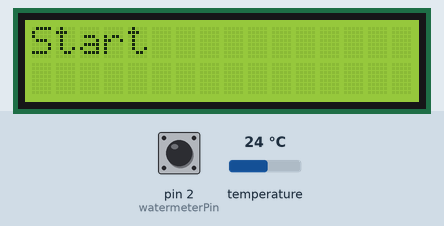
This program was run on a simulated Arduino Uno, built with avr-gcc and run on an emulated ATmega328P. On the bench: 16×2 character LCD. The inputs (shaded band) are chosen by the test bench; at power-on: temperature 24 °C, pin 2 (watermeterPin) HIGH. What the program prints to the serial monitor is not drawn.

Above: at 1.2 s.
1.3 s: temperature set to 12 °C
At 3.8 s:
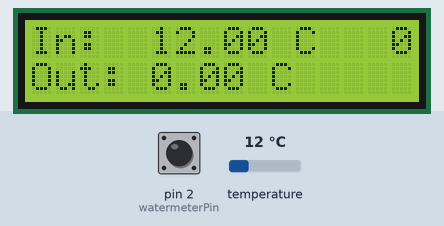
4.1 s: temperature set to 19 °C
At 5.5 s:
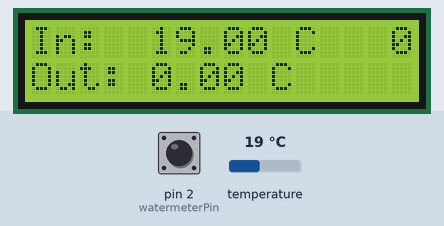
6.6 s: temperature set to 28 °C
At 8.4 s:
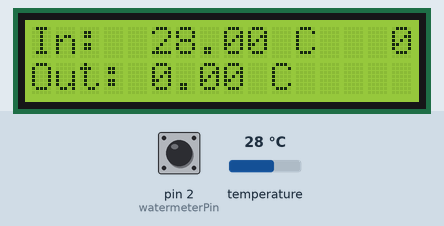
Timing chart, 0 to 9.9 s (numbered marks = the images above; inputs shaded):
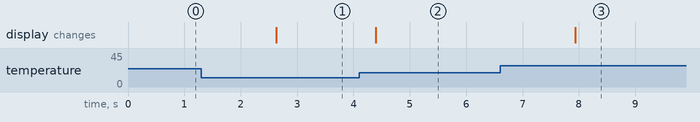

Measured:
- after the input at 1.3 s, the display: changes after 1.3 s (image 1)
- after the input at 4.1 s, the display: changes after 0.30 s (image 2)
- after the input at 6.6 s, the display: changes after 1.3 s (image 3)

The program:

main.cpp
```cpp
#include <Arduino.h>  // Лобавляем необходимую библиотеку
#include <LiquidCrystal.h>  // Лобавляем необходимую библиотеку
#include <OneWire.h>
#include <DallasTemperature.h>


const int watermeterPin = 2;

volatile int  pulse_frequency;
unsigned int  literpermin;
unsigned long currentTime, loopTime;
byte sensorInterrupt = 0;


void getFlow ()
{
    pulse_frequency++;
}


LiquidCrystal lcd(7, 6, 5, 4, 3, 8); // (RS, E, DB4, DB5, DB6, DB7)

// сигнальный провод датчика
#define ONE_WIRE_BUS 9

// создаём объект для работы с библиотекой OneWire
OneWire oneWire(ONE_WIRE_BUS);
// создадим объект для работы с библиотекой DallasTemperature
DallasTemperature sensors(&oneWire);
// создаём указатель массив для хранения адресов датчиков
DeviceAddress *sensorsUnique;
// количество датчиков на шине
int countSensors;

// функция вывода адреса датчика
void printAddress(DeviceAddress deviceAddress){
    for (uint8_t i = 0; i < 8; i++){
        if (deviceAddress[i] < 16) Serial.print("0");
        Serial.print(deviceAddress[i], HEX);
    }
}

void setup(){
    pinMode(watermeterPin, INPUT);
    attachInterrupt(sensorInterrupt, getFlow, FALLING);


    lcd.begin(16, 2);                  // Задаем размерность экрана

    lcd.flush();
    lcd.setCursor(0, 0);              // Устанавливаем курсор в начало 1 строки
    lcd.print("Start");       // Выводим текст
    lcd.setCursor(0, 1);              // Устанавливаем курсор в начало 2 строки
    // lcd.print("(8===0)");         // Выводим текст
    // инициализируем работу Serial-порта
    Serial.begin(9600);
    // ожидаем открытия Serial-порта
    while(!Serial);
    // начинаем работу с датчиком
    sensors.begin();
    // выполняем поиск устройств на шине
    countSensors = sensors.getDeviceCount();
    Serial.print("Found sensors: ");
    Serial.println(countSensors);
    // выделяем память в динамическом массиве под количество обнаруженных сенсоров
    sensorsUnique = new DeviceAddress[countSensors];

    // определяем в каком режиме питания подключены сенсоры
    if (sensors.isParasitePowerMode()) {
        Serial.println("Mode power is Parasite");
    } else {
        Serial.println("Mode power is Normal");
    }

    // делаем запрос на получение адресов датчиков
    for (int i = 0; i < countSensors; i++) {
        sensors.getAddress(sensorsUnique[i], i);
    }
    // выводим полученные адреса
    for (int i = 0; i < countSensors; i++) {
        Serial.print("Device ");
        Serial.print(i);
        Serial.print(" Address: ");
        printAddress(sensorsUnique[i]);
        Serial.println();
    }
    Serial.println();
    // устанавливаем разрешение всех датчиков в 12 бит
    for (int i = 0; i < countSensors; i++) {
        sensors.setResolution(sensorsUnique[i], 12);
    }

    currentTime = millis();
    loopTime = currentTime;

}

void loop(){
    // переменная для хранения температуры
    float temperature[10];
    // отправляем запрос на измерение температуры всех сенсоров
    sensors.requestTemperatures();
    // считываем данные из регистра каждого датчика по очереди
    for (int i = 0; i < countSensors; i++) {
        temperature[i] = sensors.getTempCByIndex(i);
    }


    // Serial.print("Temp C: ");
    // Serial.println(temperature);
    // ждём одну секунду
    // выводим температуру в Serial-порт по каждому датчику
    for (int i = 0; i < countSensors; i++) {
        Serial.print("Device ");
        Serial.print(i);
        Serial.print(" Temp C: ");
        Serial.print(temperature[i]);
        Serial.println();
    }
    Serial.println();
    currentTime = millis();
    if(currentTime >= (loopTime + 1000))
    {


        loopTime = currentTime;
        literpermin = (pulse_frequency / 7.5);
        pulse_frequency = 0;
        // Serial.print(literperhour, DEC);
        // Serial.println(" Liter/hour");
        lcd.setCursor(0, 0);              // Устанавливаем курсор в начало 1 строки
        lcd.print("In:  ");
        lcd.print(temperature[0]);       // Выводим текст
        lcd.print(" C ");
        lcd.rightToLeft();
        Serial.print(literpermin);
        if (literpermin <10)
        {
            lcd.setCursor(14,0);
            lcd.print(" ");
        }else if (literpermin<100)
        {
            lcd.setCursor(13,0);
            lcd.print(" ");
        }
        lcd.setCursor(15, 0);
        lcd.print(literpermin, DEC);
        lcd.leftToRight();

        lcd.setCursor(0, 1);              // Устанавливаем курсор в начало 2 строки
        lcd.print("Out: ");
        lcd.print(temperature[1]);         //
        lcd.print(" C");

    }
    // ждём одну секунду
    delay(1000);
}
```
